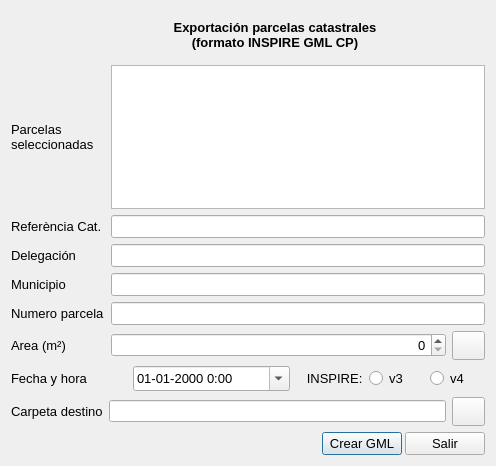
<?xml version="1.0" encoding="UTF-8"?>
<ui version="4.0">
 <class>ParCatGML_dialog</class>
 <widget class="QDialog" name="ParCatGML_dialog">
  <property name="geometry">
   <rect>
    <x>0</x>
    <y>0</y>
    <width>496</width>
    <height>466</height>
   </rect>
  </property>
  <property name="font">
   <font>
    <family>Arial</family>
    <pointsize>10</pointsize>
   </font>
  </property>
  <property name="windowTitle">
   <string notr="true">Exportación parcelas a GML</string>
  </property>
  <layout class="QVBoxLayout" name="verticalLayout">
   <item>
    <layout class="QHBoxLayout" name="horizontalLayout_2">
     <item>
      <widget class="QLabel" name="Logo">
       <property name="minimumSize">
        <size>
         <width>48</width>
         <height>48</height>
        </size>
       </property>
       <property name="maximumSize">
        <size>
         <width>48</width>
         <height>48</height>
        </size>
       </property>
       <property name="text">
        <string/>
       </property>
       <property name="pixmap">
        <pixmap>ParCatGML.png</pixmap>
       </property>
       <property name="scaledContents">
        <bool>true</bool>
       </property>
      </widget>
     </item>
     <item>
      <widget class="QLabel" name="label">
       <property name="font">
        <font>
         <pointsize>10</pointsize>
         <weight>75</weight>
         <bold>true</bold>
        </font>
       </property>
       <property name="text">
        <string>Exportación parcelas catastrales
(formato INSPIRE GML CP)</string>
       </property>
       <property name="alignment">
        <set>Qt::AlignCenter</set>
       </property>
       <property name="wordWrap">
        <bool>true</bool>
       </property>
      </widget>
     </item>
    </layout>
   </item>
   <item>
    <layout class="QGridLayout" name="gridLayout">
     <item row="3" column="1">
      <widget class="QLineEdit" name="mun"/>
     </item>
     <item row="1" column="1">
      <widget class="QLineEdit" name="refcat"/>
     </item>
     <item row="3" column="0">
      <widget class="QLabel" name="muni_lbl">
       <property name="text">
        <string>Municipio</string>
       </property>
      </widget>
     </item>
     <item row="0" column="0">
      <widget class="QLabel" name="label_2">
       <property name="text">
        <string>Parcelas
seleccionadas</string>
       </property>
      </widget>
     </item>
     <item row="2" column="0">
      <widget class="QLabel" name="deleg_lbl">
       <property name="text">
        <string>Delegación</string>
       </property>
      </widget>
     </item>
     <item row="4" column="1">
      <widget class="QLineEdit" name="num"/>
     </item>
     <item row="6" column="0">
      <widget class="QLabel" name="area_lbl">
       <property name="text">
        <string>Area (m²)</string>
       </property>
      </widget>
     </item>
     <item row="2" column="1">
      <widget class="QLineEdit" name="pro"/>
     </item>
     <item row="0" column="1">
      <widget class="QTableWidget" name="Selec">
       <property name="font">
        <font>
         <pointsize>8</pointsize>
        </font>
       </property>
       <property name="sizeAdjustPolicy">
        <enum>QAbstractScrollArea::AdjustToContents</enum>
       </property>
       <property name="editTriggers">
        <set>QAbstractItemView::AnyKeyPressed|QAbstractItemView::DoubleClicked|QAbstractItemView::EditKeyPressed|QAbstractItemView::SelectedClicked</set>
       </property>
       <property name="selectionMode">
        <enum>QAbstractItemView::SingleSelection</enum>
       </property>
       <property name="selectionBehavior">
        <enum>QAbstractItemView::SelectRows</enum>
       </property>
       <property name="wordWrap">
        <bool>false</bool>
       </property>
       <attribute name="horizontalHeaderDefaultSectionSize">
        <number>20</number>
       </attribute>
       <attribute name="horizontalHeaderHighlightSections">
        <bool>false</bool>
       </attribute>
       <attribute name="horizontalHeaderMinimumSectionSize">
        <number>20</number>
       </attribute>
       <attribute name="verticalHeaderVisible">
        <bool>false</bool>
       </attribute>
      </widget>
     </item>
     <item row="4" column="0">
      <widget class="QLabel" name="num_parcel_lbl">
       <property name="text">
        <string>Numero parcela</string>
       </property>
      </widget>
     </item>
     <item row="1" column="0">
      <widget class="QLabel" name="refcat_lbl">
       <property name="text">
        <string>Referència Cat.</string>
       </property>
      </widget>
     </item>
     <item row="6" column="1">
      <layout class="QHBoxLayout" name="horizontalLayout_6">
       <item>
        <widget class="QSpinBox" name="area">
         <property name="alignment">
          <set>Qt::AlignRight|Qt::AlignTrailing|Qt::AlignVCenter</set>
         </property>
         <property name="maximum">
          <number>999999999</number>
         </property>
        </widget>
       </item>
       <item>
        <widget class="QPushButton" name="Canvi">
         <property name="sizePolicy">
          <sizepolicy hsizetype="Fixed" vsizetype="Fixed">
           <horstretch>0</horstretch>
           <verstretch>0</verstretch>
          </sizepolicy>
         </property>
         <property name="minimumSize">
          <size>
           <width>33</width>
           <height>29</height>
          </size>
         </property>
         <property name="maximumSize">
          <size>
           <width>33</width>
           <height>29</height>
          </size>
         </property>
         <property name="font">
          <font>
           <pointsize>8</pointsize>
          </font>
         </property>
         <property name="text">
          <string/>
         </property>
         <property name="icon">
          <iconset>
           <normaloff>EditTable.png</normaloff>EditTable.png</iconset>
         </property>
         <property name="autoDefault">
          <bool>false</bool>
         </property>
        </widget>
       </item>
      </layout>
     </item>
    </layout>
   </item>
   <item>
    <layout class="QHBoxLayout" name="horizontalLayout_3">
     <item>
      <widget class="QLabel" name="label_3">
       <property name="minimumSize">
        <size>
         <width>116</width>
         <height>0</height>
        </size>
       </property>
       <property name="text">
        <string>Fecha y hora</string>
       </property>
      </widget>
     </item>
     <item>
      <widget class="QDateTimeEdit" name="data">
       <property name="sizePolicy">
        <sizepolicy hsizetype="Fixed" vsizetype="Fixed">
         <horstretch>0</horstretch>
         <verstretch>0</verstretch>
        </sizepolicy>
       </property>
       <property name="minimumSize">
        <size>
         <width>157</width>
         <height>25</height>
        </size>
       </property>
       <property name="maximumSize">
        <size>
         <width>157</width>
         <height>25</height>
        </size>
       </property>
       <property name="displayFormat">
        <string>dd-MM-yyyy H:mm</string>
       </property>
       <property name="calendarPopup">
        <bool>true</bool>
       </property>
      </widget>
     </item>
     <item>
      <widget class="QLabel" name="label_5">
       <property name="text">
        <string>   INSPIRE:</string>
       </property>
      </widget>
     </item>
     <item>
      <widget class="QRadioButton" name="Inspire3">
       <property name="text">
        <string>v3</string>
       </property>
      </widget>
     </item>
     <item>
      <widget class="QRadioButton" name="Inspire4">
       <property name="text">
        <string>v4</string>
       </property>
      </widget>
     </item>
    </layout>
   </item>
   <item>
    <layout class="QHBoxLayout" name="horizontalLayout_5">
     <item>
      <widget class="QLabel" name="label_4">
       <property name="text">
        <string>Carpeta destino</string>
       </property>
      </widget>
     </item>
     <item>
      <widget class="QLineEdit" name="desti">
       <property name="font">
        <font>
         <pointsize>8</pointsize>
        </font>
       </property>
      </widget>
     </item>
     <item>
      <widget class="QPushButton" name="Carpeta">
       <property name="sizePolicy">
        <sizepolicy hsizetype="Fixed" vsizetype="Fixed">
         <horstretch>0</horstretch>
         <verstretch>0</verstretch>
        </sizepolicy>
       </property>
       <property name="minimumSize">
        <size>
         <width>33</width>
         <height>29</height>
        </size>
       </property>
       <property name="maximumSize">
        <size>
         <width>33</width>
         <height>29</height>
        </size>
       </property>
       <property name="text">
        <string/>
       </property>
       <property name="icon">
        <iconset>
         <normaloff>folder.png</normaloff>folder.png</iconset>
       </property>
       <property name="autoDefault">
        <bool>false</bool>
       </property>
      </widget>
     </item>
    </layout>
   </item>
   <item>
    <layout class="QHBoxLayout" name="horizontalLayout">
     <property name="spacing">
      <number>3</number>
     </property>
     <item>
      <spacer name="horizontalSpacer">
       <property name="orientation">
        <enum>Qt::Horizontal</enum>
       </property>
       <property name="sizeHint" stdset="0">
        <size>
         <width>40</width>
         <height>20</height>
        </size>
       </property>
      </spacer>
     </item>
     <item>
      <widget class="QPushButton" name="Crear">
       <property name="text">
        <string>Crear GML</string>
       </property>
      </widget>
     </item>
     <item>
      <widget class="QPushButton" name="Tancar">
       <property name="text">
        <string>Salir</string>
       </property>
      </widget>
     </item>
    </layout>
   </item>
  </layout>
 </widget>
 <resources/>
 <connections>
  <connection>
   <sender>Tancar</sender>
   <signal>clicked()</signal>
   <receiver>ParCatGML_dialog</receiver>
   <slot>reject()</slot>
   <hints>
    <hint type="sourcelabel">
     <x>213</x>
     <y>135</y>
    </hint>
    <hint type="destinationlabel">
     <x>233</x>
     <y>148</y>
    </hint>
   </hints>
  </connection>
 </connections>
</ui>
